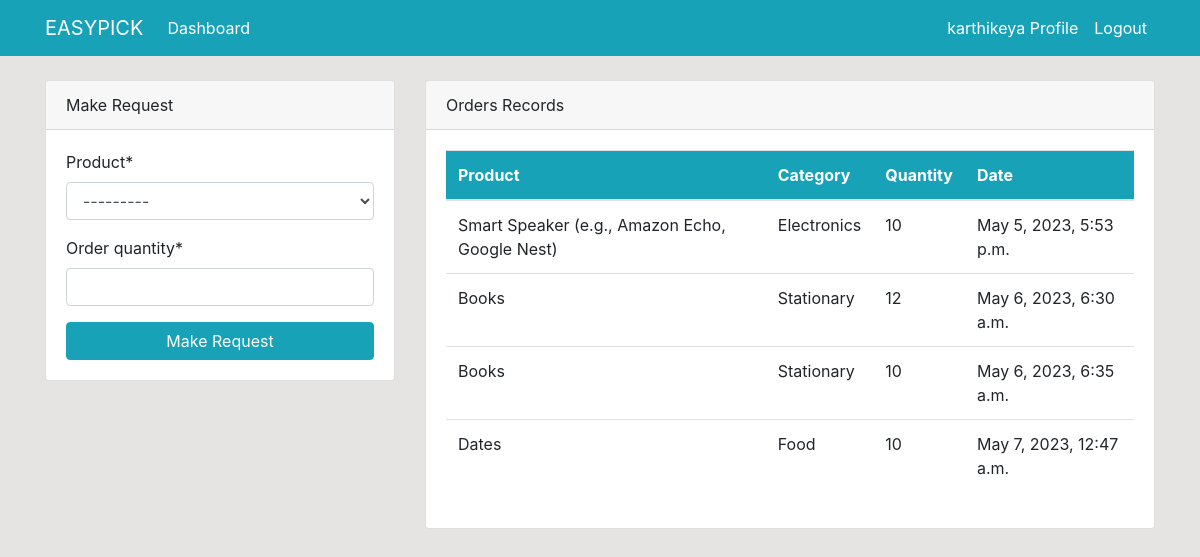
Screenshot of /dashboard/ (signed in) with the database file from the repository.
### dashboard/models.py (models this page shows, shortened)
class Order(models.Model):
    Product = models.ForeignKey(Product,on_delete=models.CASCADE,null=True)
    staff = models.ForeignKey(User,models.CASCADE,null=True)
    order_quantity = models.PositiveBigIntegerField(null = True)
    date = models.DateTimeField(auto_now_add=True)
    class Meta:
        verbose_name_plural = 'Order'

class Product(models.Model):
    name = models.CharField(max_length=100, null=True)
    quantity = models.PositiveIntegerField(null=True)
    category = models.CharField(max_length=20, choices=CATEGORY, null=True)
    class Meta:
        verbose_name_plural = 'Product'
    def __str__(self):
        return f'{self.name}-{self.quantity}'

### dashboard/views.py (the view)
# urls.py: path('dashboard/', views.index, name='dashboard-index'),
@login_required
def index(request):
    orders = Order.objects.all()
    products = Product.objects.all()
    orders_count = orders.count()
    product_count = products.count()
    workers_count = User.objects.all().count()
    if request.method=='POST':
        form = OrderForm(request.POST)
        if form.is_valid():
            instance = form.save(commit=False)
            instance.staff = request.user
            instance.save()
            return redirect('dashboard-index')
    else:
        form = OrderForm()
    context = {
        'orders': orders,
        'form': form,
        'products': products,
        'product_count':product_count,
        'workers_count':workers_count,
        'orders_count':orders_count,
    }
    return render(request,'dashboard/index.html',context)

### dashboard/forms.py
class OrderForm(forms.ModelForm):
    class Meta:
        model = Order
        fields = ['Product', 'order_quantity']

### templates/dashboard/index.html (shortened to what this page needs)
{% extends 'partials/base.html' %}
{% block content %}
{% if user.is_authenticated and user.is_staff and user.is_superuser %}
{%  include 'partials/topside.html' %}
 <!-- <div class="container">
    <div class="row my-5">
        <div class="col-md-6">
            <div class="bg-white">
                <canvas id="myChart1" width="400" height="300"></canvas>
                <script>
                    var ctx = document.getElementById('myChart1').getContext('2d');
                    var myChart1 = new Chart(ctx, {
                        type: 'pie',
                        data: {
                            labels: [{% for order in orders %}'{{ order.product.name }}', {% endfor %}],
                            datasets: [{
                                label: 'Orders',
                                data: [{% for order in orders %} {{ order.order_quantity}}, {% endfor %}],
                                backgroundColor: [
                                    'rgba(255, 99, 132, 1)',
                                    'rgba(54, 162, 235, 1)',
                                    'rgba(255, 206, 86, 1)',
                                    'rgba(75, 192, 192, 1)',
                                    'rgba(153, 102, 255, 1)',
                                    'rgba(255, 159, 64, 1)',
                                    'rgba(255, 99, 132, 1)',
                                    'rgba(54, 162, 235, 1)',
                                    'rgba(255, 206, 86, 1)',
                                    'rgba(75, 192, 192, 1)',
                                    'rgba(153, 102, 255, 1)',
                                    'rgba(255, 159, 64, 1)',
                                ],
                                borderColor: [
                                    'rgba(255, 99, 132, 1)',
                                    'rgba(54, 162, 235, 1)',
                                    'rgba(255, 206, 86, 1)',
                                    'rgba(75, 192, 192, 1)',
                                    'rgba(153, 102, 255, 1)',
                                    'rgba(255, 159, 64, 1)'
                                ],
                                borderWidth: 1
                            }]
                        },
                        options: {
                            scales: {
                                yAxes: [{
                                    ticks: {
                                        beginAtZero: true
                                    }
                                }]
                            }
                        }
                    });
                </script>
            </div>
        </div>
        <div class="col-md-6">
            <div class="bg-white">
                <canvas id="myChart" width="400" height="300"></canvas>
                <script>
                    var ctx = document.getElementById('myChart').getContext('2d');
                    var myChart = new Chart(ctx, {
                        type: 'bar',
                        data: {
                            labels: ['Red', 'Blue', 'Yellow', 'Green', 'Purple', 'Orange'],
                            datasets: [{
                                label: 'Products',
                                data: [12, 19, 3, 5, 2, 3],
                                backgroundColor: [
                                    'rgba(255, 99, 132, 1)',
                                    'rgba(54, 162, 235, 1)',
                                    'rgba(255, 206, 86, 1)',
                                    'rgba(75, 192, 192, 1)',
                                    'rgba(153, 102, 255, 1)',
                                    'rgba(255, 159, 64, 1)'
                                ],
                                borderColor: [
                                    'rgba(255, 99, 132, 1)',
                                    'rgba(54, 162, 235, 1)',
                                    'rgba(255, 206, 86, 1)',
                                    'rgba(75, 192, 192, 1)',
                                    'rgba(153, 102, 255, 1)',
                                    'rgba(255, 159, 64, 1)'
                                ],
                                borderWidth: 1
                            }]
                        },
                        options: {
                            scales: {
                                yAxes: [{
                                    ticks: {
                                        beginAtZero: true
                                    }
                                }]
                            }
                        }
                    });
                </script>
            </div>
        </div>
    </div>
</div> -->
<style>
    footer {
  position: absolute;
  position: fixed;
  width: 100%;
  bottom: 0;
  text-align: center;
  background: #000000;
  padding-block: 1rem;
  z-index: 1000;
}
footer h3 {
  color: #00bbff;
}
footer a{
  color: #e5ff00;
}
</style>
<footer>
    <h3 class="name">© 2023 Copyright:-<a href="mailto:karthikeyaguruju@gmail.com">karthikeyaguruju</a></h3>
</footer>
{% else %}
{% include 'dashboard/staff_index.html' %}
{% endif %}
{% endblock %}

### templates/partials/nav.html (shortened to what this page needs)
<nav class = "navbar navbar-expand-lg navbar-info bg-info">
    {% if user.is_authenticated %}
    <div class="container">
        <a class="navbar-brand text-white" href="{% url 'dashboard-index' %}">EASYPICK</a>
        <div class = "collapse navbar-collapse" id="navbarSupportedcontent">
            <ul class="navbar-nav mr-auto">
                <li class = "nav-item active">
                    <a class ="nav-link text-white" href="{% url 'dashboard-index' %}">Dashboard<span class ="sr-only">(current)</span></a>
                </li>
            </ul>
            <ul class = "navbar-nav ml-auto">
                <li class ="nav-item active">
                    <a class="nav-link text-white" href="{% url 'user-profile' %}">{{user.username}} Profile<span class="sr-only">(current)</span></a>
                </li>
                <li class="nav-item">
                    <a class="nav-link text-white" href="{% url 'user-logout' %}">Logout</a>
                </li>
            </ul>
            {% endif %}
        </div>
    </div>
</nav>

### templates/dashboard/staff_index.html (shortened to what this page needs)
{% load crispy_forms_tags %}
<div class = "container">
    <div class="row mt-4">
        <div class="col-md-4">
            <div class="card">
                <div class="card-header">
                    Make Request
                </div>
                <div class="card-body">
                    <form method="POST">
                        {{form|crispy}}
                        <input class="btn btn-info btn-block" type="submit" value="Make Request">
                    </form>
                </div>
            </div>
        </div>
        <div class="col-md-8">
            <div class="card">
                <div class="card-header">
                    Orders Records
                </div>
                <div class="card-body">
                    <table class="table bg-white">
                        <thead class="bg-info text-white">
                            <tr>
                                <th scope="col">Product</th>
                                <th scope="col">Category</th>
                                <th scope="col">Quantity</th>
                                <th scope="col">Date</th>
                            </tr>
                        </thead>
                        <tbody>
                            {% for order in orders %}
                            {% if order.staff == user %}
                            <tr>
                                <td>{{ order.Product.name }}</td>
                                <td>{{ order.Product.category }}</td>
                                <td>{{ order.order_quantity }}</td>
                                <td>{{ order.date }}</td>
                            </tr>
                            {% endif %}
                            {% endfor %}
                        </tbody>
                    </table>
                </div>
            </div>
        </div>
    </div>
</div>

### static/style.css (style rules this page uses)
body { background: rgb(230, 227, 227); }

### rows the page displays
Order: Product.name "Smart Speaker (e.g., Amazon Echo, Google Nest)", Product.category "Electronics", order_quantity "10", date "May 5, 2023, 5:53 p.m."
Order: Product.name "Books", Product.category "Stationary", order_quantity "12", date "May 6, 2023, 6:30 a.m."
Order: Product.name "Books", Product.category "Stationary", order_quantity "10", date "May 6, 2023, 6:35 a.m."
Order: Product.name "Dates", Product.category "Food", order_quantity "10", date "May 7, 2023, 12:47 a.m."

### other values shown
{{ user.username }} "karthikeya"
